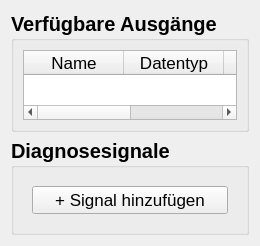
             <widget class="QWidget" name="monitoringScrollContent">
              <property name="geometry">
               <rect>
                <x>0</x>
                <y>0</y>
                <width>229</width>
                <height>236</height>
               </rect>
              </property>
              <layout class="QVBoxLayout" name="verticalLayout_6">
               <item>
                <widget class="QGroupBox" name="groupAvailableOutputs">
                 <property name="maximumSize">
                  <size>
                   <width>16777215</width>
                   <height>300</height>
                  </size>
                 </property>
                 <property name="font">
                  <font>
                   <pointsize>15</pointsize>
                   <bold>true</bold>
                  </font>
                 </property>
                 <property name="title">
                  <string>Verfügbare Ausgänge</string>
                 </property>
                 <layout class="QVBoxLayout" name="verticalLayout_14">
                  <item>
                   <widget class="QTableWidget" name="tableAvailableOutputs">
                    <property name="font">
                     <font>
                      <pointsize>13</pointsize>
                      <bold>false</bold>
                     </font>
                    </property>
                    <property name="editTriggers">
                     <set>QAbstractItemView::EditTrigger::NoEditTriggers</set>
                    </property>
                    <property name="alternatingRowColors">
                     <bool>true</bool>
                    </property>
                    <property name="selectionMode">
                     <enum>QAbstractItemView::SelectionMode::SingleSelection</enum>
                    </property>
                    <property name="selectionBehavior">
                     <enum>QAbstractItemView::SelectionBehavior::SelectRows</enum>
                    </property>
                    <attribute name="horizontalHeaderStretchLastSection">
                     <bool>true</bool>
                    </attribute>
                    <column>
                     <property name="text">
                      <string>Name</string>
                     </property>
                    </column>
                    <column>
                     <property name="text">
                      <string>Datentyp</string>
                     </property>
                    </column>
                    <column>
                     <property name="text">
                      <string>C-Typ</string>
                     </property>
                    </column>
                    <column>
                     <property name="text">
                      <string>Dimension</string>
                     </property>
                    </column>
                   </widget>
                  </item>
                 </layout>
                </widget>
               </item>
               <item>
                <widget class="QGroupBox" name="groupDiagnosticSignals">
                 <property name="font">
                  <font>
                   <pointsize>15</pointsize>
                   <bold>true</bold>
                  </font>
                 </property>
                 <property name="title">
                  <string>Diagnosesignale</string>
                 </property>
                 <layout class="QVBoxLayout" name="verticalLayout_15">
                  <item>
                   <layout class="QVBoxLayout" name="monitoringRowsLayout">
                    <item>
                     <widget class="QWidget" name="monitoringRowsWidget" native="true">
                      <property name="font">
                       <font>
                        <pointsize>13</pointsize>
                        <bold>false</bold>
                       </font>
                      </property>
                      <layout class="QVBoxLayout" name="verticalLayout_16">
                       <item>
                        <widget class="QPushButton" name="buttonAddMonitoringSignal">
                         <property name="text">
                          <string>+ Signal hinzufügen</string>
                         </property>
                        </widget>
                       </item>
                      </layout>
                     </widget>
                    </item>
                   </layout>
                  </item>
                 </layout>
                </widget>
               </item>
              </layout>
             </widget>
